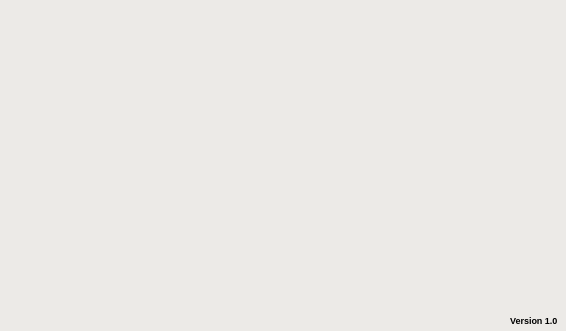
<?xml version="1.0" encoding="UTF-8"?>
<ui version="4.0">
 <class>MainWindow</class>
 <widget class="QMainWindow" name="MainWindow">
  <property name="geometry">
   <rect>
    <x>0</x>
    <y>0</y>
    <width>566</width>
    <height>331</height>
   </rect>
  </property>
  <property name="windowTitle">
   <string>ScoreSheets</string>
  </property>
  <property name="autoFillBackground">
   <bool>false</bool>
  </property>
  <property name="styleSheet">
   <string notr="true">background-color: rgb(236, 234, 231);</string>
  </property>
  <property name="documentMode">
   <bool>false</bool>
  </property>
  <widget class="QWidget" name="centralwidget">
   <widget class="QLabel" name="logo_label">
    <property name="geometry">
     <rect>
      <x>-80</x>
      <y>90</y>
      <width>641</width>
      <height>151</height>
     </rect>
    </property>
    <property name="text">
     <string/>
    </property>
    <property name="pixmap">
     <pixmap>../assets/logo/Logo.png</pixmap>
    </property>
    <property name="scaledContents">
     <bool>false</bool>
    </property>
   </widget>
   <widget class="QLabel" name="version_label">
    <property name="geometry">
     <rect>
      <x>510</x>
      <y>310</y>
      <width>51</width>
      <height>20</height>
     </rect>
    </property>
    <property name="font">
     <font>
      <pointsize>7</pointsize>
      <weight>75</weight>
      <bold>true</bold>
     </font>
    </property>
    <property name="text">
     <string>Version 1.0</string>
    </property>
   </widget>
  </widget>
 </widget>
 <resources/>
 <connections/>
</ui>
